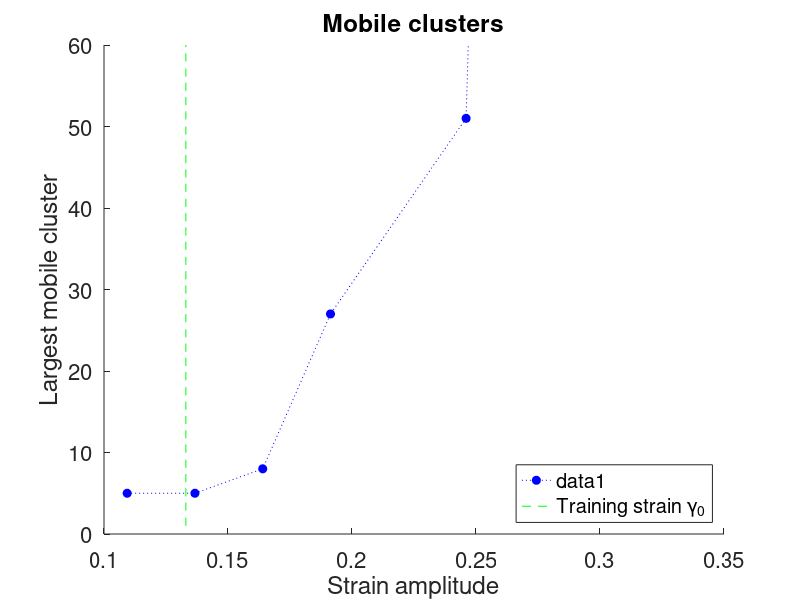

Source code (MATLAB):



strain_amps = [1.0, 1.0, 0.6, 2.0, 1.4, 1.2];
lifetime = [51, 57, 63, 83, 93, 9];

x = [0.8, 1.0, 1.2, 1.4, 1.8, 2.4];
y = [5, 5, 8, 27, 51, 886];

figure;
hold on;
% scatter(strain_amps(1:end), lifetime(1:end), 'b', 'MarkerFaceColor', 'b', 'DisplayName', '0.33Hz')

plot(x*(4.1/30), y, 'b:o', 'MarkerFaceColor', 'b')
title('Mobile clusters','FontSize', 20);
xlabel('Strain amplitude','FontSize', 18);
ylabel('Largest mobile cluster','FontSize', 18);

trainingAmplitude = 0.133;
plot(ones(60,1) * trainingAmplitude, 1:1:60, 'g--', 'DisplayName', 'Training strain \gamma_0');

% xlim([0 510])
ylim([0, 60])
leg = legend('Location', 'southeast');
set(leg, 'FontSize', 16)



xt = get(gca,'XTick');
set(gca, 'FontSize', 16);

hold off